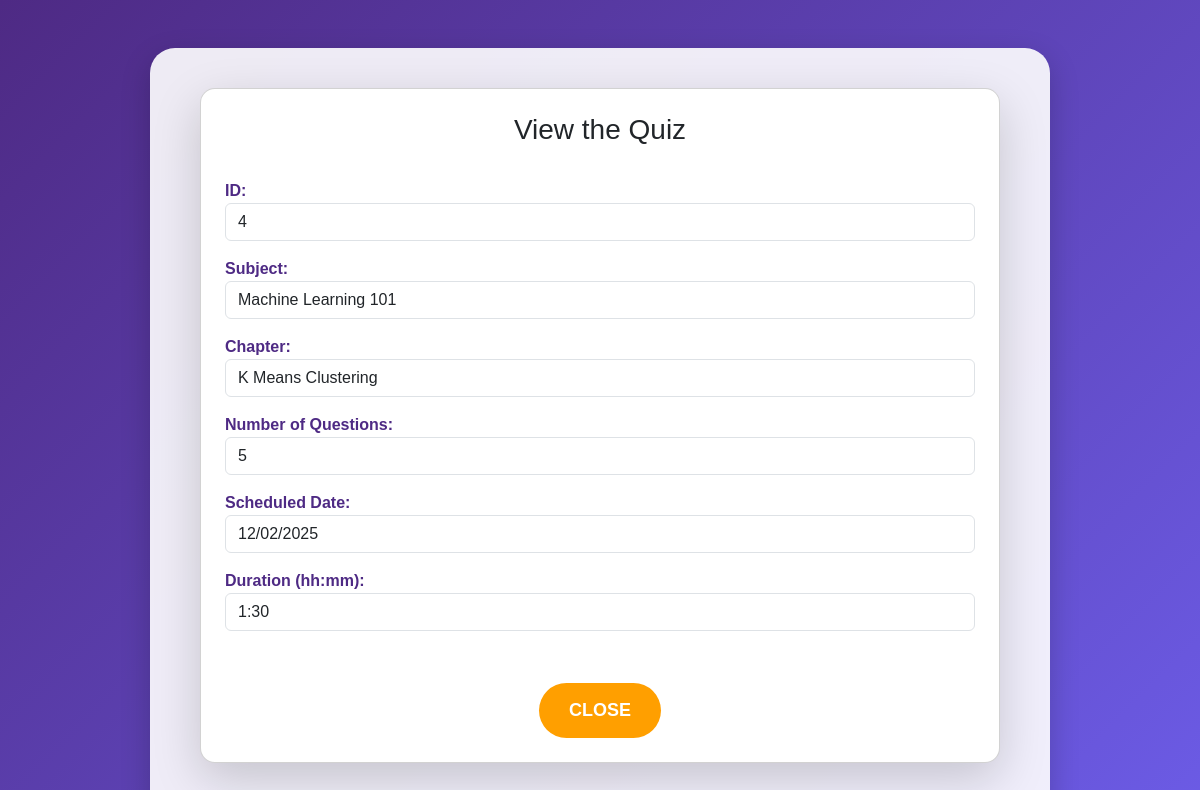
The app's page /quiz_info/4 (signed in) with its own data.
### models/models.py (models this page shows, shortened)
class Quiz(db.Model):
    id=db.Column(db.Integer, primary_key=True)
    chapter_id=db.Column(db.Integer, db.ForeignKey('chapter.id'), nullable=False)
    date_of_quiz=db.Column(db.Date)
    time_duration=db.Column(db.String(10))
    remarks=db.Column(db.Text)
    questions=db.relationship('Questions', backref='quiz', lazy=True)
    scores=db.relationship('Scores', backref='quiz', lazy=True)
    def get_subject_name(self):
        return self.chapter.subject.name
    def get_chapter_name(self):
        return self.chapter.name
    def num_questions(self):
        return len(self.questions)

class Subject(db.Model):
    id=db.Column(db.Integer, primary_key=True)
    name=db.Column(db.String(100), unique=True, nullable=False)
    description=db.Column(db.Text)
    chapters=db.relationship('Chapter', backref='subject', lazy=True)

class Chapter(db.Model):
    id=db.Column(db.Integer, primary_key=True)
    name=db.Column(db.String(100), nullable=False)
    description=db.Column(db.Text)
    subject_id=db.Column(db.Integer, db.ForeignKey('subject.id'), nullable=False)
    quizzes=db.relationship('Quiz', backref='chapter', lazy=True)

### app.py (the view)
@app.route('/quiz_info/<int:quiz_id>')
@login_required
def quiz_info(quiz_id):
    quiz = Quiz.query.get_or_404(quiz_id)  # Fetch quiz or return 404 if not found
    return render_template('quiz_info.html', quiz=quiz)

### app.py (called while the page is built)
@login_manager.user_loader
def load_user(user_id):
    return User.query.get(int(user_id)) or Admin.query.get(int(user_id))

### templates/quiz_info.html (shortened to what this page needs)
<!DOCTYPE html>
<html lang="en">
<head>
    <link rel="stylesheet" href="https://cdn.jsdelivr.net/npm/bootstrap@5.3.0/dist/css/bootstrap.min.css">
    <link rel="stylesheet" href="{{ url_for('static', filename='css/quiz_info.css') }}">
</head>
<body>
    <div class="container mt-5">
        <div class="card p-4 shadow-lg">
            <h3 class="text-center">View the Quiz</h3>
            <div class="quiz-details mt-4">
                <p><strong>ID:</strong> <span class="form-control">{{ quiz.id }}</span></p>
                <p><strong>Subject:</strong> <span class="form-control">{{ quiz.get_subject_name() }}</span></p>
                <p><strong>Chapter:</strong> <span class="form-control">{{ quiz.get_chapter_name() }}</span></p>
                <p><strong>Number of Questions:</strong> <span class="form-control">{{ quiz.num_questions() }}</span></p>
                <p><strong>Scheduled Date:</strong> <span class="form-control">{{ quiz.date_of_quiz.strftime('%d/%m/%Y') }}</span></p>
                <p><strong>Duration (hh:mm):</strong> <span class="form-control">{{ quiz.time_duration }}</span></p>
            </div>
            <div class="text-center mt-3">
                <a href="{{ url_for('user_dashboard') }}" class="btn btn-primary">Close</a>
            </div>
        </div>
    </div>
</body>
</html>

### static/css/quiz_info.css (style rules this page uses)
body { font-family: 'Poppins', sans-serif; background: linear-gradient(135deg, #4e2a84, #6c5ce7); color: #fff; margin: 0; padding: 0; height: 100vh; }
.container { background: rgba(255, 255, 255, 0.9); border-radius: 25px; padding: 40px 50px; box-shadow: 0 10px 30px rgba(0, 0, 0, 0.2); margin-top: 60px; max-width: 900px; margin-left: auto; margin-right: auto; position: relative; }
.card { background: #fff; border-radius: 15px; padding: 30px; margin-bottom: 30px; box-shadow: 0 10px 20px rgba(0, 0, 0, 0.15); transition: transform 0.3s ease, box-shadow 0.3s ease; }
strong { color: #4e2a84; font-weight: 600; }
.btn { border-radius: 30px; padding: 14px 30px; font-size: 18px; font-weight: 600; transition: all 0.4s ease; text-transform: uppercase; }
.btn-primary { background-color: #ff9f00; border: none; color: #fff; margin-top: 20px; }

### records on screen
Quiz: id "4", date_of_quiz "12/02/2025", time_duration "1:30"
Subject: get_subject_name "Machine Learning 101"
Chapter: get_chapter_name "K Means Clustering"

### other values on screen
{{ quiz.num_questions() }} "5"
